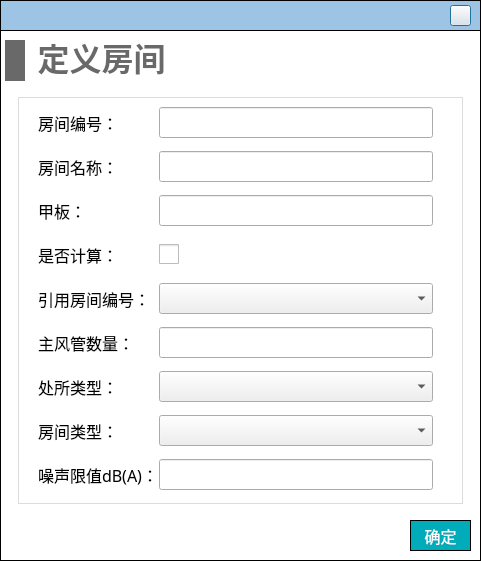
<?xml version="1.0" encoding="UTF-8"?>
<ui version="4.0">
 <class>Dialog_add_room</class>
 <widget class="QDialog" name="Dialog_add_room">
  <property name="geometry">
   <rect>
    <x>0</x>
    <y>0</y>
    <width>481</width>
    <height>561</height>
   </rect>
  </property>
  <property name="windowTitle">
   <string>Dialog</string>
  </property>
  <property name="styleSheet">
   <string notr="true">#Dialog_addroom
{
background-color:white;
}</string>
  </property>
  <widget class="QWidget" name="widget_top" native="true">
   <property name="geometry">
    <rect>
     <x>0</x>
     <y>0</y>
     <width>481</width>
     <height>31</height>
    </rect>
   </property>
   <property name="styleSheet">
    <string notr="true">#widget_top
{
border: 1px solid #000000;
background-color: rgb(157, 196, 229);
background-color: rgb(157, 196, 229);
}</string>
   </property>
   <widget class="QPushButton" name="close">
    <property name="geometry">
     <rect>
      <x>450</x>
      <y>5</y>
      <width>21</width>
      <height>21</height>
     </rect>
    </property>
    <property name="styleSheet">
     <string notr="true">border-image: url(:/images/image/closeWindow.jpg);</string>
    </property>
    <property name="text">
     <string/>
    </property>
   </widget>
  </widget>
  <widget class="QWidget" name="widget" native="true">
   <property name="geometry">
    <rect>
     <x>0</x>
     <y>30</y>
     <width>481</width>
     <height>531</height>
    </rect>
   </property>
   <property name="styleSheet">
    <string notr="true">#widget
{
border: 1px solid #000000;
background-color:white;
}</string>
   </property>
   <layout class="QVBoxLayout" name="verticalLayout">
    <property name="leftMargin">
     <number>0</number>
    </property>
    <property name="topMargin">
     <number>0</number>
    </property>
    <property name="rightMargin">
     <number>0</number>
    </property>
    <property name="bottomMargin">
     <number>0</number>
    </property>
    <item>
     <spacer name="verticalSpacer_3">
      <property name="orientation">
       <enum>Qt::Vertical</enum>
      </property>
      <property name="sizeType">
       <enum>QSizePolicy::Preferred</enum>
      </property>
      <property name="sizeHint" stdset="0">
       <size>
        <width>20</width>
        <height>10</height>
       </size>
      </property>
     </spacer>
    </item>
    <item>
     <layout class="QHBoxLayout" name="horizontalLayout_14">
      <item>
       <spacer name="horizontalSpacer_6">
        <property name="orientation">
         <enum>Qt::Horizontal</enum>
        </property>
        <property name="sizeType">
         <enum>QSizePolicy::Preferred</enum>
        </property>
        <property name="sizeHint" stdset="0">
         <size>
          <width>5</width>
          <height>20</height>
         </size>
        </property>
       </spacer>
      </item>
      <item>
       <widget class="QLabel" name="label_2">
        <property name="minimumSize">
         <size>
          <width>20</width>
          <height>41</height>
         </size>
        </property>
        <property name="maximumSize">
         <size>
          <width>20</width>
          <height>41</height>
         </size>
        </property>
        <property name="styleSheet">
         <string notr="true">QLabel { 
border: none; 
background-color : rgb(105, 105, 105);
}</string>
        </property>
        <property name="text">
         <string/>
        </property>
       </widget>
      </item>
      <item>
       <widget class="QLabel" name="label_title">
        <property name="minimumSize">
         <size>
          <width>141</width>
          <height>41</height>
         </size>
        </property>
        <property name="maximumSize">
         <size>
          <width>141</width>
          <height>41</height>
         </size>
        </property>
        <property name="font">
         <font>
          <family>Microsoft YaHei</family>
          <pointsize>24</pointsize>
          <bold>true</bold>
         </font>
        </property>
        <property name="styleSheet">
         <string notr="true">QLabel { 
border: none; 
color : rgb(105, 105, 105);
}</string>
        </property>
        <property name="text">
         <string>定义房间</string>
        </property>
        <property name="alignment">
         <set>Qt::AlignBottom|Qt::AlignHCenter</set>
        </property>
       </widget>
      </item>
      <item>
       <spacer name="horizontalSpacer">
        <property name="orientation">
         <enum>Qt::Horizontal</enum>
        </property>
        <property name="sizeHint" stdset="0">
         <size>
          <width>40</width>
          <height>20</height>
         </size>
        </property>
       </spacer>
      </item>
     </layout>
    </item>
    <item>
     <spacer name="verticalSpacer_4">
      <property name="orientation">
       <enum>Qt::Vertical</enum>
      </property>
      <property name="sizeType">
       <enum>QSizePolicy::Preferred</enum>
      </property>
      <property name="sizeHint" stdset="0">
       <size>
        <width>20</width>
        <height>10</height>
       </size>
      </property>
     </spacer>
    </item>
    <item>
     <layout class="QHBoxLayout" name="horizontalLayout_2">
      <item>
       <spacer name="horizontalSpacer_3">
        <property name="orientation">
         <enum>Qt::Horizontal</enum>
        </property>
        <property name="sizeType">
         <enum>QSizePolicy::Preferred</enum>
        </property>
        <property name="sizeHint" stdset="0">
         <size>
          <width>18</width>
          <height>20</height>
         </size>
        </property>
       </spacer>
      </item>
      <item>
       <widget class="QWidget" name="widget_2" native="true">
        <property name="sizePolicy">
         <sizepolicy hsizetype="Expanding" vsizetype="Expanding">
          <horstretch>0</horstretch>
          <verstretch>0</verstretch>
         </sizepolicy>
        </property>
        <property name="styleSheet">
         <string notr="true">#widget_2
{
border: 1px solid #DCDCDC;
}

QLabel
{
font-family: '黑体';
font-size: 16px;
}

QLineEdit
{
font-family: '黑体';
}

QPushButton
{
font-family: '黑体';
}</string>
        </property>
        <layout class="QGridLayout" name="gridLayout">
         <property name="leftMargin">
          <number>20</number>
         </property>
         <property name="topMargin">
          <number>3</number>
         </property>
         <property name="rightMargin">
          <number>30</number>
         </property>
         <property name="bottomMargin">
          <number>3</number>
         </property>
         <property name="horizontalSpacing">
          <number>0</number>
         </property>
         <item row="0" column="1">
          <widget class="QLineEdit" name="lineEdit_room_number">
           <property name="minimumSize">
            <size>
             <width>0</width>
             <height>31</height>
            </size>
           </property>
           <property name="font">
            <font>
             <family>黑体</family>
             <pointsize>11</pointsize>
            </font>
           </property>
          </widget>
         </item>
         <item row="4" column="1">
          <widget class="QComboBox" name="comboBox_reference">
           <property name="minimumSize">
            <size>
             <width>0</width>
             <height>31</height>
            </size>
           </property>
           <property name="font">
            <font>
             <family>黑体</family>
             <pointsize>11</pointsize>
            </font>
           </property>
          </widget>
         </item>
         <item row="7" column="0">
          <widget class="QLabel" name="label_room_type">
           <property name="minimumSize">
            <size>
             <width>0</width>
             <height>31</height>
            </size>
           </property>
           <property name="font">
            <font>
             <family>黑体</family>
             <pointsize>-1</pointsize>
            </font>
           </property>
           <property name="text">
            <string>房间类型：</string>
           </property>
           <property name="alignment">
            <set>Qt::AlignLeading|Qt::AlignLeft|Qt::AlignVCenter</set>
           </property>
          </widget>
         </item>
         <item row="5" column="1">
          <widget class="QLineEdit" name="lineEdit_duct_num">
           <property name="minimumSize">
            <size>
             <width>0</width>
             <height>31</height>
            </size>
           </property>
           <property name="font">
            <font>
             <family>黑体</family>
             <pointsize>11</pointsize>
            </font>
           </property>
          </widget>
         </item>
         <item row="2" column="1">
          <widget class="QLineEdit" name="lineEdit_deck">
           <property name="minimumSize">
            <size>
             <width>0</width>
             <height>31</height>
            </size>
           </property>
           <property name="font">
            <font>
             <family>黑体</family>
             <pointsize>11</pointsize>
            </font>
           </property>
          </widget>
         </item>
         <item row="3" column="1">
          <widget class="QCheckBox" name="checkBox_is_cal">
           <property name="minimumSize">
            <size>
             <width>0</width>
             <height>31</height>
            </size>
           </property>
           <property name="styleSheet">
            <string notr="true">QCheckBox::indicator 
{
   width: 20px;
   height: 20px;
}

QCheckBox::indicator:unchecked {
	image: url(:/images/image/unchecked.png)
}

QCheckBox::indicator:unchecked:hover {
	image: url(:/images/image/hover_unchecked.png)
}

QCheckBox::indicator:checked {
	image: url(:/images/image/checked.png)
}

QCheckBox::indicator:checked:hover {
	image: url(:/images/image/hover_checked.png)
}</string>
           </property>
           <property name="text">
            <string/>
           </property>
           <property name="iconSize">
            <size>
             <width>16</width>
             <height>16</height>
            </size>
           </property>
          </widget>
         </item>
         <item row="0" column="0">
          <widget class="QLabel" name="label_number">
           <property name="minimumSize">
            <size>
             <width>0</width>
             <height>31</height>
            </size>
           </property>
           <property name="font">
            <font>
             <family>黑体</family>
             <pointsize>-1</pointsize>
            </font>
           </property>
           <property name="text">
            <string>房间编号：</string>
           </property>
           <property name="alignment">
            <set>Qt::AlignLeading|Qt::AlignLeft|Qt::AlignVCenter</set>
           </property>
          </widget>
         </item>
         <item row="7" column="1">
          <widget class="QComboBox" name="comboBox_room_type">
           <property name="minimumSize">
            <size>
             <width>0</width>
             <height>31</height>
            </size>
           </property>
           <property name="font">
            <font>
             <family>黑体</family>
             <pointsize>11</pointsize>
            </font>
           </property>
          </widget>
         </item>
         <item row="6" column="0">
          <widget class="QLabel" name="label_place_type">
           <property name="minimumSize">
            <size>
             <width>0</width>
             <height>31</height>
            </size>
           </property>
           <property name="font">
            <font>
             <family>黑体</family>
             <pointsize>-1</pointsize>
            </font>
           </property>
           <property name="text">
            <string>处所类型：</string>
           </property>
           <property name="alignment">
            <set>Qt::AlignLeading|Qt::AlignLeft|Qt::AlignVCenter</set>
           </property>
          </widget>
         </item>
         <item row="8" column="1">
          <widget class="QLineEdit" name="lineEdit_limit">
           <property name="minimumSize">
            <size>
             <width>0</width>
             <height>31</height>
            </size>
           </property>
           <property name="font">
            <font>
             <family>黑体</family>
             <pointsize>11</pointsize>
            </font>
           </property>
           <property name="readOnly">
            <bool>true</bool>
           </property>
          </widget>
         </item>
         <item row="4" column="0">
          <widget class="QLabel" name="label_reference">
           <property name="minimumSize">
            <size>
             <width>0</width>
             <height>31</height>
            </size>
           </property>
           <property name="font">
            <font>
             <family>黑体</family>
             <pointsize>-1</pointsize>
            </font>
           </property>
           <property name="text">
            <string>引用房间编号：</string>
           </property>
           <property name="alignment">
            <set>Qt::AlignLeading|Qt::AlignLeft|Qt::AlignVCenter</set>
           </property>
          </widget>
         </item>
         <item row="8" column="0">
          <widget class="QLabel" name="label_limit">
           <property name="minimumSize">
            <size>
             <width>0</width>
             <height>31</height>
            </size>
           </property>
           <property name="font">
            <font>
             <family>黑体</family>
             <pointsize>-1</pointsize>
            </font>
           </property>
           <property name="text">
            <string>噪声限值dB(A)：</string>
           </property>
           <property name="alignment">
            <set>Qt::AlignLeading|Qt::AlignLeft|Qt::AlignVCenter</set>
           </property>
          </widget>
         </item>
         <item row="1" column="0">
          <widget class="QLabel" name="label_name">
           <property name="minimumSize">
            <size>
             <width>0</width>
             <height>31</height>
            </size>
           </property>
           <property name="font">
            <font>
             <family>黑体</family>
             <pointsize>-1</pointsize>
            </font>
           </property>
           <property name="text">
            <string>房间名称：</string>
           </property>
           <property name="alignment">
            <set>Qt::AlignLeading|Qt::AlignLeft|Qt::AlignVCenter</set>
           </property>
          </widget>
         </item>
         <item row="2" column="0">
          <widget class="QLabel" name="label_deck">
           <property name="minimumSize">
            <size>
             <width>0</width>
             <height>31</height>
            </size>
           </property>
           <property name="font">
            <font>
             <family>黑体</family>
             <pointsize>-1</pointsize>
            </font>
           </property>
           <property name="text">
            <string>甲板：</string>
           </property>
           <property name="alignment">
            <set>Qt::AlignLeading|Qt::AlignLeft|Qt::AlignVCenter</set>
           </property>
          </widget>
         </item>
         <item row="6" column="1">
          <widget class="QComboBox" name="comboBox_place_type">
           <property name="minimumSize">
            <size>
             <width>0</width>
             <height>31</height>
            </size>
           </property>
           <property name="font">
            <font>
             <family>黑体</family>
             <pointsize>11</pointsize>
            </font>
           </property>
          </widget>
         </item>
         <item row="5" column="0">
          <widget class="QLabel" name="label_duct_num">
           <property name="minimumSize">
            <size>
             <width>0</width>
             <height>31</height>
            </size>
           </property>
           <property name="font">
            <font>
             <family>黑体</family>
             <pointsize>-1</pointsize>
            </font>
           </property>
           <property name="text">
            <string>主风管数量：</string>
           </property>
           <property name="alignment">
            <set>Qt::AlignLeading|Qt::AlignLeft|Qt::AlignVCenter</set>
           </property>
          </widget>
         </item>
         <item row="3" column="0">
          <widget class="QLabel" name="label_is_cal">
           <property name="minimumSize">
            <size>
             <width>0</width>
             <height>31</height>
            </size>
           </property>
           <property name="font">
            <font>
             <family>黑体</family>
             <pointsize>-1</pointsize>
            </font>
           </property>
           <property name="text">
            <string>是否计算：</string>
           </property>
           <property name="alignment">
            <set>Qt::AlignLeading|Qt::AlignLeft|Qt::AlignVCenter</set>
           </property>
          </widget>
         </item>
         <item row="1" column="1">
          <widget class="QLineEdit" name="lineEdit_room_name">
           <property name="minimumSize">
            <size>
             <width>0</width>
             <height>31</height>
            </size>
           </property>
           <property name="font">
            <font>
             <family>黑体</family>
             <pointsize>11</pointsize>
            </font>
           </property>
          </widget>
         </item>
        </layout>
       </widget>
      </item>
      <item>
       <spacer name="horizontalSpacer_4">
        <property name="orientation">
         <enum>Qt::Horizontal</enum>
        </property>
        <property name="sizeType">
         <enum>QSizePolicy::Preferred</enum>
        </property>
        <property name="sizeHint" stdset="0">
         <size>
          <width>18</width>
          <height>20</height>
         </size>
        </property>
       </spacer>
      </item>
     </layout>
    </item>
    <item>
     <spacer name="verticalSpacer_2">
      <property name="orientation">
       <enum>Qt::Vertical</enum>
      </property>
      <property name="sizeType">
       <enum>QSizePolicy::Preferred</enum>
      </property>
      <property name="sizeHint" stdset="0">
       <size>
        <width>20</width>
        <height>10</height>
       </size>
      </property>
     </spacer>
    </item>
    <item>
     <layout class="QHBoxLayout" name="horizontalLayout">
      <item>
       <spacer name="horizontalSpacer_2">
        <property name="orientation">
         <enum>Qt::Horizontal</enum>
        </property>
        <property name="sizeHint" stdset="0">
         <size>
          <width>40</width>
          <height>20</height>
         </size>
        </property>
       </spacer>
      </item>
      <item>
       <widget class="QPushButton" name="pushButton_confirm">
        <property name="minimumSize">
         <size>
          <width>61</width>
          <height>31</height>
         </size>
        </property>
        <property name="maximumSize">
         <size>
          <width>61</width>
          <height>31</height>
         </size>
        </property>
        <property name="font">
         <font>
          <family>Microsoft YaHei</family>
          <pointsize>12</pointsize>
         </font>
        </property>
        <property name="styleSheet">
         <string notr="true">QPushButton
{
	color:#ffffff; /*文字颜色*/
    background-color: #00ACB9;/*背景色*/
    border-radius:0px; /*边框倒角*/
	border: 1px solid #000000;
}


QPushButton:hover 
{
background-color: rgb(0,142,153);
color: white;
}</string>
        </property>
        <property name="text">
         <string>确定</string>
        </property>
       </widget>
      </item>
      <item>
       <spacer name="horizontalSpacer_5">
        <property name="orientation">
         <enum>Qt::Horizontal</enum>
        </property>
        <property name="sizeType">
         <enum>QSizePolicy::Preferred</enum>
        </property>
        <property name="sizeHint" stdset="0">
         <size>
          <width>10</width>
          <height>20</height>
         </size>
        </property>
       </spacer>
      </item>
     </layout>
    </item>
    <item>
     <spacer name="verticalSpacer">
      <property name="orientation">
       <enum>Qt::Vertical</enum>
      </property>
      <property name="sizeType">
       <enum>QSizePolicy::Preferred</enum>
      </property>
      <property name="sizeHint" stdset="0">
       <size>
        <width>20</width>
        <height>10</height>
       </size>
      </property>
     </spacer>
    </item>
   </layout>
  </widget>
 </widget>
 <tabstops>
  <tabstop>lineEdit_room_number</tabstop>
  <tabstop>lineEdit_room_name</tabstop>
  <tabstop>lineEdit_deck</tabstop>
  <tabstop>lineEdit_duct_num</tabstop>
  <tabstop>close</tabstop>
  <tabstop>comboBox_room_type</tabstop>
  <tabstop>lineEdit_limit</tabstop>
 </tabstops>
 <resources/>
 <connections/>
</ui>
